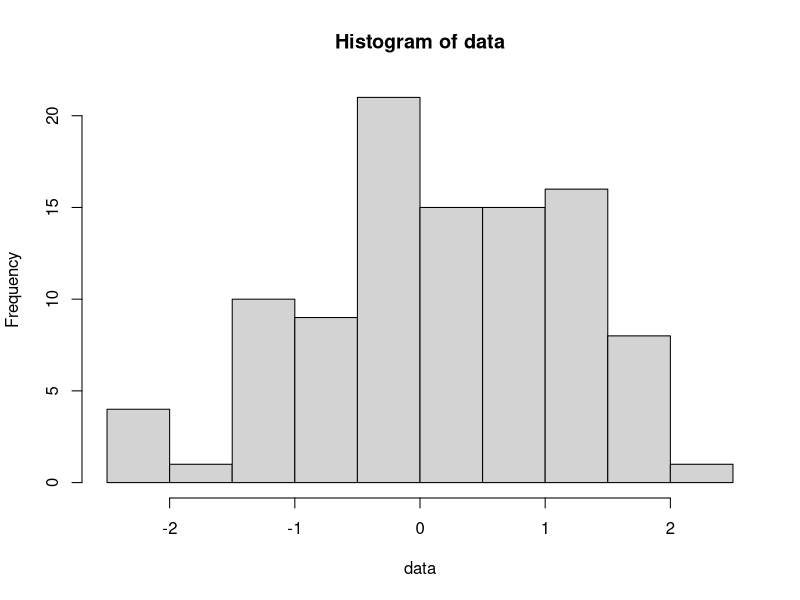

Source code (R):
## ---- chunk 1
data <- rnorm(100)
mean(data)
hist(data)
